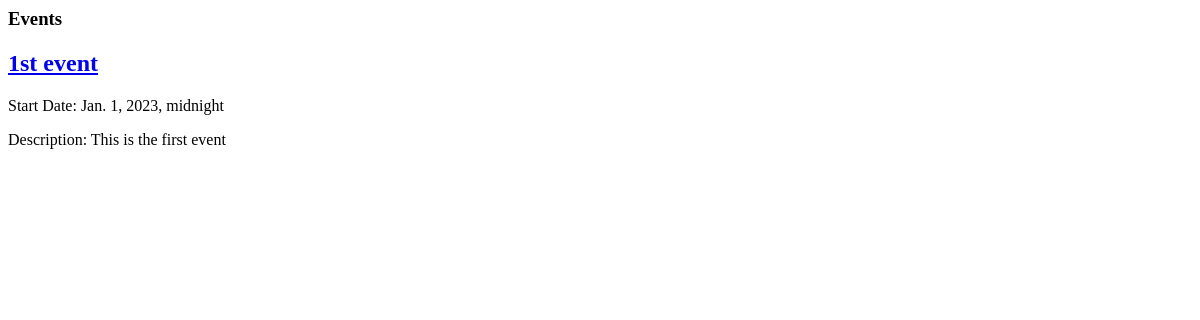
The page /events/ (signed in) on the database as committed earlier.
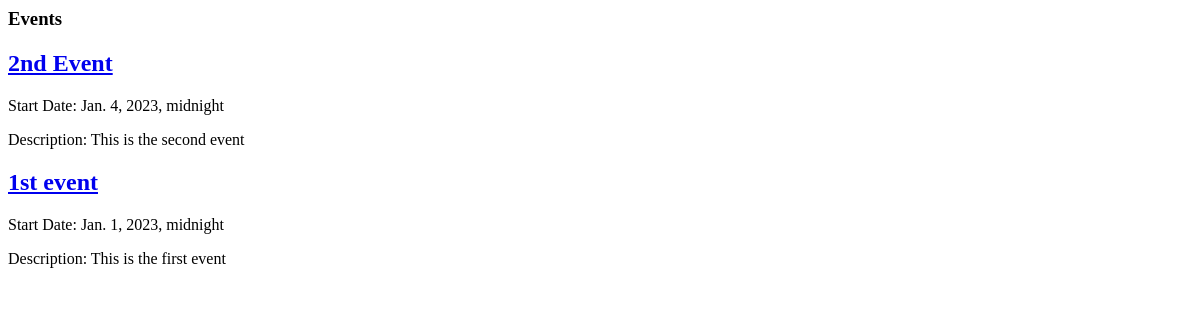
The same page on the database as committed later.
### base/models.py (models this page shows, shortened)
class Event(models.Model):
    PRIORITY_CHOICES = (
        ('High', 'High'),
        ('Medium', 'Medium'),
        ('Low', 'Low'),
    )
    name = models.CharField(max_length=200)
    description = models.TextField()
    start_date = models.DateTimeField()
    end_date = models.DateTimeField()
    priority = models.CharField(max_length=200, choices=PRIORITY_CHOICES, default='Low')
    matter = models.ForeignKey(Matter, on_delete=models.CASCADE, blank=True, null=True)
    assigned_to = models.ManyToManyField(User, blank=True, related_name='assigned_events')
    created_by = models.ForeignKey(User, on_delete=models.CASCADE, related_name='created_events', blank=True, null=True)
    private = models.BooleanField(default=False)
    created_at = models.DateTimeField(auto_now_add=True)
    updated_at = models.DateTimeField(auto_now=True)

### base/views.py (the view)
# urls.py: path('events/', views.events, name='events'),
@login_required(login_url='login')
def events(request):
    user = request.user
    created_events = Event.objects.filter(created_by=user)
    assigned_events = Event.objects.filter(assigned_to=user)
    events = (created_events | assigned_events).distinct().order_by('-created_at')
    context = {'events': events}
    return render(request, 'events.html', context)

### templates/events.html
<h3>Events</h3>
{% for event in events %}
    <div class="event">
        <h2><a href="{% url 'event_detail' event.id %}">{{ event.name }}</a></h2>
        <p>Start Date: {{ event.start_date }}</p>
        <p>Description: {{ event.description }}</p>
    </div>
{% endfor %}

Rows that differ between the two databases and show on the page:
added Event: name "2nd Event", start_date "Jan. 4, 2023, midnight", description "This is the second event"
